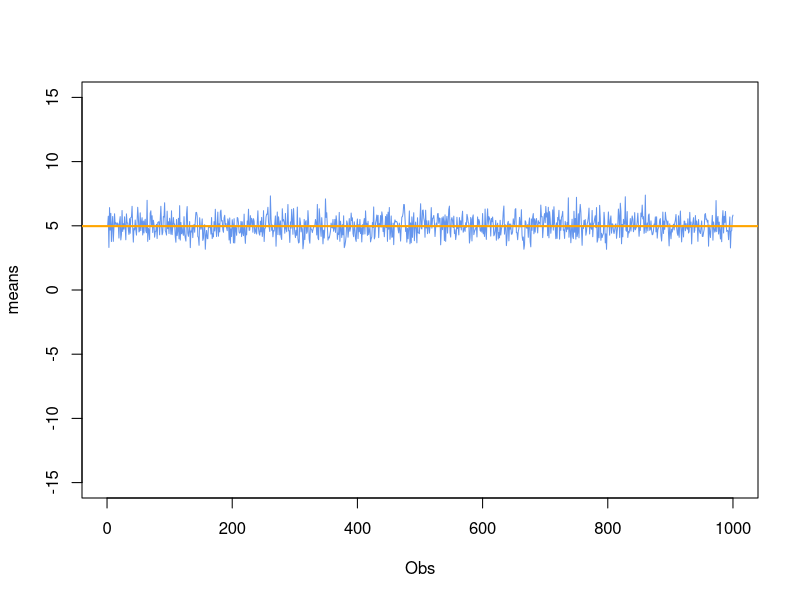
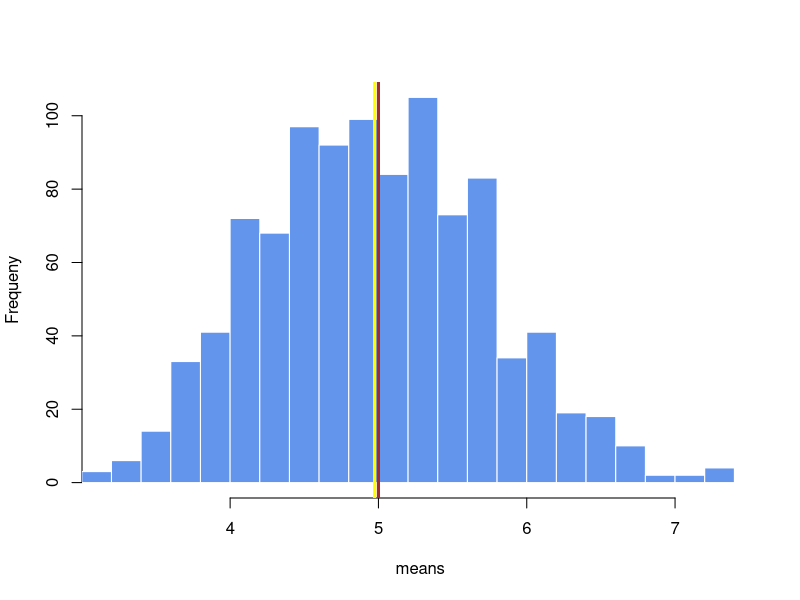

Here is the R script that generated these plots, in order: (Note: this script raises an error after producing the figures.)
## ---- chunk 1
set.seed(1234)
lambda=0.2
means <- replicate(1000, mean(rexp(40,lambda)))
## ---- chunk 2

sas<-function(){
      x<-means
      plot(
            x,
            y=NULL,
            type= "l",
            xlab= "Obs",
            ylab= "means",
            xlim=c(0, 1000), 
            ylim=c(-15,15),
            col="cornflowerblue",
            )
}

sas()
abline(h=mean(means),lwd=2, col="orange")

## ---- chunk 3
mean_samp <- mean(means)
mean_samp
## ---- chunk 4
mean_theo <- 1/lambda  #lambda=0.2
mean_theo 
## ---- chunk 5
histogram <-function(){
      
xlimits= range(means)
x<-means
hist(x, breaks=20,
     col="cornflowerblue", 
     border="white",
     xlim=xlimits, 
     main="", 
     xlab="means", 
     ylab="Frequeny"
     )
}

histogram()
abline(v=mean(means),col="yellow",lwd=3) 
abline(v=1/.2,col="brown",lwd=3) 
 

## ---- chunk 6
#the standard deviation and varianceof the sample distribution 
sd_samp <- sd(means);var_samp <- var(means);var_samp

## ---- chunk 7
# the theoretical standard deviation and the theoretical variance i
sd_theo <- (1/lambda)/sqrt(sampleSize);var_theo <- sd_theo^2      
var_theo
## ---- chunk 8
histogram2 <-function(){
x<-means
hist(x, breaks=20,
     prob=TRUE, 
     col="cornflowerblue", 
     border="white",
     xlim= c(1,1000), 
     main="", 
     xlab="means", 
     ylab="Frequeny"
     )
      lines(density(means), col="orange",lwd=3)
}

histogram2()

curve(dnorm(x,mean_theo,sd_theo), 0, 8, col="green", add=T,lwd=3)

histogram12 <-function(){
      
xlimits= range(means)
x<-means
hist(x, breaks=20,
     col="cornflowerblue", 
     border="white",
     xlim=xlimits, 
     main="", 
     xlab="means", 
     ylab="Frequeny"
     )
}

histogram12()
abline(v=mean(means),col="yellow",lwd=3) 
abline(v=1/.2,col="brown",lwd=3) ()

curve(dnorm(x,mean_theo,sd_theo), 0, 8, col="green", add=T,lwd=3)



## ---- chunk 9
interval<-mean_samp + c(-1,1)*1.96*sd_samp/sqrt(1000)

## ---- chunk 10
set.seed(1242);n <- 40;nosim <- 1000
  xbar <- replicate(nosim, mean(rexp(n,lambda)))
  ll <- xbar - qnorm(.975) * (1/lambda)/sqrt(n)
  ul <- xbar + qnorm(.975) * (1/lambda)/sqrt(n)
coverage<-cbind(ll,ul)
rate <- nrow(coverage[ll < mean_theo & ul > mean_theo,])/1000;rate


 
